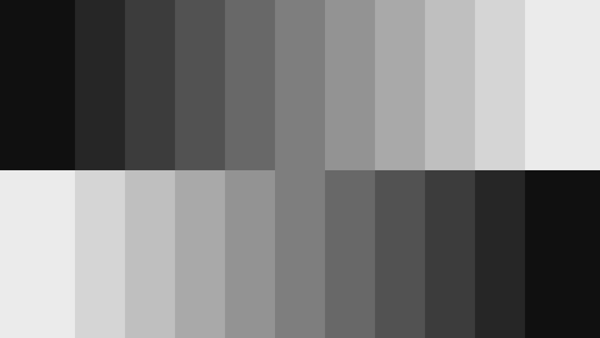
#> input picture cv2/gray.png, 600 x 338 px
$ python threshold.py
#> lines starting #> are read from the running program, lines starting #| are printed output that depends on the picture; after the words box and inside, x2 and y2 are one past the last pixel; in counts of white or black regions, pixels touching at a corner belong together
#threshold: 한계치
import cv2

#흑백 이미지 불러오기
image = cv2.imread('gray.png', cv2.IMREAD_GRAYSCALE)
#> image is the input picture: shape (338, 600); min 6, max 245, mean 125.5

# 담을 이미지 리스트 초기화
images = []

ret, thres1 = cv2.threshold(image, 127, 255, cv2.THRESH_BINARY)
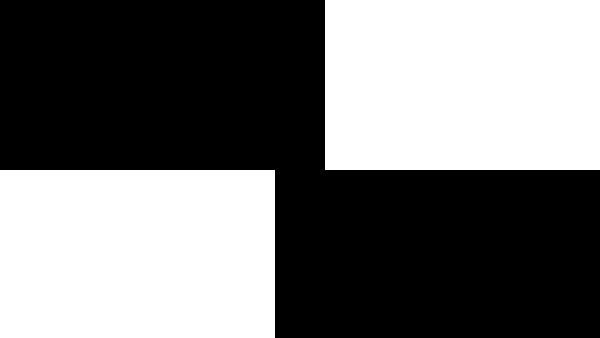
#> thres1: shape (338, 600); 45.8% white; 2 white regions, box (x1, y1, x2, y2) and area: (325, 0, 600, 170) 46750, (0, 170, 275, 338) 46200
images.append(thres1)
#> (the run stopped early here; a loop or call above may not have finished)
